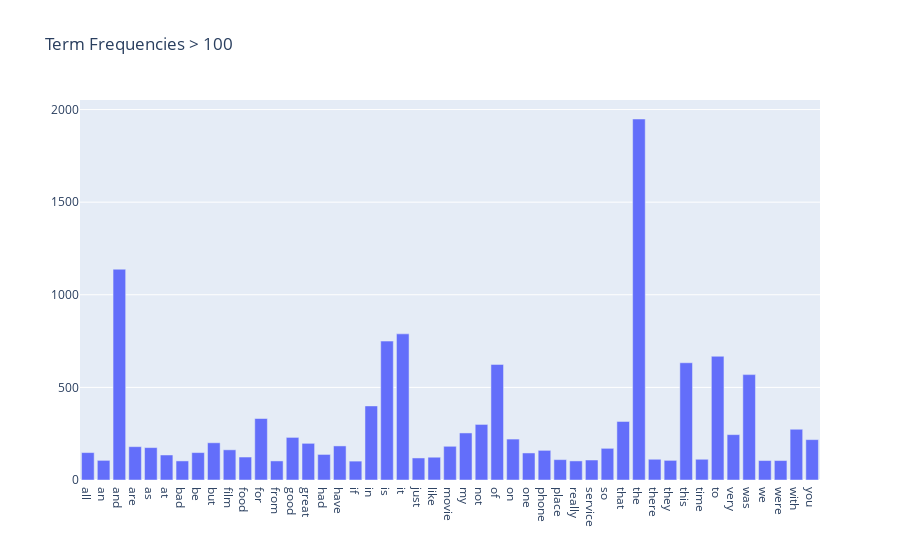

The notebook cell saved with this chart:
### Code cell
# Answer here

key = []
value = []
for k,v in d1.items():
    key.append(k)
    value.append(v)
    trace_basic = [go.Bar(
                x = key,
                y = value
        )]
# Layout
layout_basic = go.Layout(title='Term Frequencies > 100')
# Figure    
figure_basic = go.Figure(data = trace_basic, layout = layout_basic)
# Plot
iplot(figure_basic)

### Figure 1 — Plotly figure (JSON) as saved in the notebook; plotly's stock layout.template omitted (floating-point values rounded to 4 significant figures)
{"data": [{"type": "bar", "x": ["all", "an", "and", "are", "as", "at", "bad", "be", "but", "film", "food", "for", "from", "good", "great", "had", "have", "if", "in", "is", "it", "just", "like", "movie", "my", "not", "of", "on", "one", "phone", "place", "really", "service", "so", "that", "the", "there", "they", "this", "time", "to", "very", "was", "we", "were", "with", "you"], "y": [148, 106, 1138, 180, 175, 135, 103, 148, 201, 163, 124, 332, 103, 230, 198, 138, 184, 102, 400, 750, 789, 119, 123, 182, 254, 300, 624, 221, 146, 160, 110, 103, 108, 171, 316, 1949, 112, 106, 633, 112, 668, 245, 569, 105, 105, 274, 218]}], "layout": {"title": {"text": "Term Frequencies > 100"}}}
